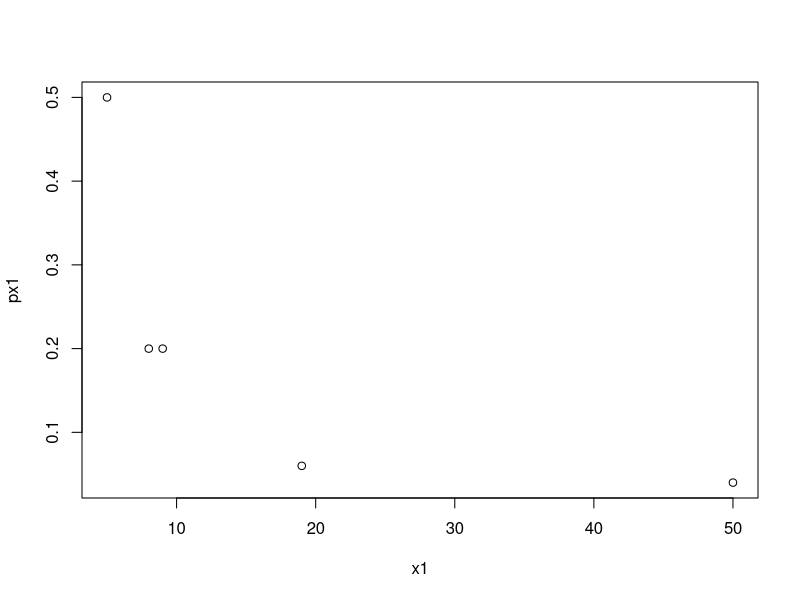

The R script that drew this image:
x1 = c(5,8,9,19,50)
px1 = c(.5,.2,.2,.06,.04)
media1 = sum(x1*px1)
variancia1 = sum( (x1-media1)^2 *px1 )
despad1 = sqrt(variancia1)
# Se a distribuição é simétrica, a média e a mediana são iguais 
plot(x1,px1) # skewed right 

x2 = c(0,100,200,3000)
px2= c(0.1,.2,.3,.4)
media2 = sum(x2*px2)
variancia2 = sum( (x2-media2)^2 *px2 )
variancia2*4

x3 = c(1, 1, 2, 3, 6, 10, 75)
p3 = rep(1/7,7)
media3 = sum(x3*p3)

#Questão 4 do Quiz 2
a = (0.05/0.95)*(dbinom(9,10,0.9)/dbinom(9,10,0.5))
a/(a+1)